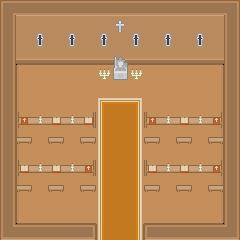

A level layout from a 2D game, rendered from its tile map. Below: a short description, then the map file with tile-grid data replaced by summaries:
An orthogonal 15x15 tile map with 16x16 px tiles, 4 tile layers (Collision, Base/Walls, Object(Below), Object(Above)), 2 tilesets and 18 objects.

<map version="1.0" orientation="orthogonal" renderorder="right-up" width="15" height="15" tilewidth="16" tileheight="16" nextobjectid="1">
 <tileset firstgid="1" name="Collision Lines" tilewidth="16" tileheight="16" spacing="1" tilecount="4" columns="2">
  <image source="../../JRPGUnityProject/Assets/Art/Collision.png" width="33" height="33" />
  <tile id="0">
   <objectgroup draworder="index">
    <object id="1" x="0" y="0" width="1" height="16" />
    <object id="2" x="0" y="0" width="16" height="1" />
   </objectgroup>
  </tile>
  <tile id="1">
   <objectgroup draworder="index">
    <object id="1" x="0" y="0" width="16" height="1" />
   </objectgroup>
  </tile>
  <tile id="3">
   <objectgroup draworder="index">
    <object id="1" x="0" y="0" width="16" height="16" />
   </objectgroup>
  </tile>
 </tileset>
 <tileset firstgid="5" name="Master" tilewidth="16" tileheight="16" spacing="1" tilecount="1767" columns="57">
  <image source="../../JRPGUnityProject/Assets/Art/GameMapSpritesheet.png" trans="ff00ff" width="968" height="526" />
  <terraintypes>
   <terrain name="Water" tile="2" />
   <terrain name="BrownDirt" tile="578" />
   <terrain name="Grass" tile="915" />
   <terrain name="OrangeDirt" tile="1086" />
   <terrain name="PurpleDirt" tile="1257" />
   <terrain name="WhiteDirt" tile="1262" />
   <terrain name="GreyDirt" tile="920" />
   <terrain name="Red Flower" tile="344" />
   <terrain name="White Flower" tile="515" />
   <terrain name="Cyan Flower" tile="686" />
   <terrain name="WaterContained" tile="173" />
  </terraintypes>
  <tile id="2" terrain=",,,0" />
  <tile id="3" terrain=",,0,0" />
  <tile id="4" terrain=",,0," />
  <tile id="57" terrain="0,0,0," />
  <tile id="58" terrain="0,0,,0" />
  <tile id="59" terrain=",0,,0" />
  <tile id="60" terrain="0,0,0,0" />
  <tile id="61" terrain="0,,0," />
  <tile id="80">
   <objectgroup draworder="index">
    <object id="4" x="0.125" y="6.0625" width="8.59375" height="9.78125" />
   </objectgroup>
  </tile>
  <tile id="81">
   <objectgroup draworder="index">
    <object id="1" x="7.03125" y="5.9375" width="8.90625" height="10" />
   </objectgroup>
  </tile>
  <tile id="114" terrain="0,,0,0" />
  <tile id="115" terrain=",0,0,0" />
  <tile id="116" terrain=",0,," />
  <tile id="117" terrain="0,0,," />
  <tile id="118" terrain="0,,," />
  <tile id="129">
   <objectgroup draworder="index">
    <object id="1" x="-0.03125" y="1.96875" width="16.0312" height="14.0312" />
   </objectgroup>
  </tile>
  <tile id="171" terrain="10,10,10," />
  <tile id="172" terrain="10,10,,10" />
  <tile id="173" terrain=",,,10" />
  <tile id="174" terrain=",,10,10" />
  <tile id="175" terrain=",,10," />
  <tile id="186">
   <objectgroup draworder="index">
    <object id="1" x="0.90625" y="-0.03125" width="14.0938" height="16" />
   </objectgroup>
  </tile>
  <tile id="228" terrain="10,,10,10" />
  <tile id="229" terrain=",10,10,10" />
  <tile id="230" terrain=",10,,10" />
  <tile id="231" terrain="10,10,10,10" />
  <tile id="232" terrain="10,,10," />
  <tile id="238">
   <objectgroup draworder="index">
    <object id="1" x="0.03125" y="5.03125" width="15.9062" height="7.90625" />
   </objectgroup>
  </tile>
  <tile id="253">
   <objectgroup draworder="index">
    <object id="1" x="0.0625" y="3.96875" width="15.9062" height="12.0312" />
   </objectgroup>
  </tile>
  <tile id="287" terrain=",10,," />
  <tile id="288" terrain="10,10,," />
  <tile id="289" terrain="10,,," />
  <tile id="295">
   <objectgroup draworder="index">
    <object id="4" x="0.03125" y="0.03125" width="2.90625" height="15.9375" />
    <object id="6" x="3.0625" y="5.03125" width="12.875" height="7.875" />
   </objectgroup>
  </tile>
  <tile id="303">
   <objectgroup draworder="index" />
  </tile>
  <tile id="342" terrain="7,7,7," />
  <tile id="343" terrain="7,7,,7" />
  <tile id="344" terrain=",,,7" />
  <tile id="345" terrain=",,7,7" />
  <tile id="346" terrain=",,7," />
  <tile id="352">
   <objectgroup draworder="index">
    <object id="1" x="13.0625" y="-0.03125" width="2.90625" height="16" />
    <object id="2" x="0" y="5" width="13" height="8.0625" />
   </objectgroup>
  </tile>
  <tile id="399" terrain="7,,7,7" />
  <tile id="400" terrain=",7,7,7" />
  <tile id="401" terrain=",7,,7" />
  <tile id="402" terrain="7,7,7,7" />
  <tile id="403" terrain="7,,7," />
  <tile id="458" terrain=",7,," />
  <tile id="459" terrain="7,7,," />
  <tile id="460" terrain="7,,," />
  <tile id="513" terrain="8,8,8," />
  <tile id="514" terrain="8,8,,8" />
  <tile id="515" terrain=",,,8" />
  <tile id="516" terrain=",,8,8" />
  <tile id="517" terrain=",,8," />
  <tile id="518" terrain="1,1,1," />
  <tile id="519" terrain="1,1,,1" />
  <tile id="520" terrain=",,,1" />
  <tile id="521" terrain=",,1,1" />
  <tile id="522" terrain=",,1," />
  <tile id="570" terrain="8,,8,8" />
  <tile id="571" terrain=",8,8,8" />
  <tile id="572" terrain=",8,,8" />
  <tile id="573" terrain="8,8,8,8" />
  <tile id="574" terrain="8,,8," />
  <tile id="575" terrain="1,,1,1" />
  <tile id="576" terrain=",1,1,1" />
  <tile id="577" terrain=",1,,1" />
  <tile id="578" terrain="1,1,1,1" />
  <tile id="579" terrain="1,,1," />
  <tile id="629" terrain=",8,," />
  <tile id="630" terrain="8,8,," />
  <tile id="631" terrain="8,,," />
  <tile id="634" terrain=",1,," />
  <tile id="635" terrain="1,1,," />
  <tile id="636" terrain="1,,," />
  <tile id="640">
   <objectgroup draworder="index">
    <object id="1" x="0.0434783" y="0.0434783" width="15.8696" height="15.913" />
   </objectgroup>
  </tile>
  <tile id="684" terrain="9,9,9," />
  <tile id="685" terrain="9,9,,9" />
  <tile id="686" terrain=",,,9" />
  <tile id="687" terrain=",,9,9" />
  <tile id="688" terrain=",,9," />
  <tile id="718">
   <objectgroup draworder="index">
    <object id="1" x="-0.0625" y="0.0625" width="16.0938" height="15.8125" />
   </objectgroup>
  </tile>
  <tile id="719">
   <objectgroup draworder="index">
    <object id="1" x="0.03125" y="-0.0625" width="15.9375" height="16.0312" />
   </objectgroup>
  </tile>
  <tile id="720">
   <objectgroup draworder="index">
    <object id="1" x="0" y="0.03125" width="15.9375" height="15.9688" />
   </objectgroup>
  </tile>
  <tile id="741" terrain="9,,9,9" />
  <tile id="742" terrain=",9,9,9" />
  <tile id="743" terrain=",9,,9" />
  <tile id="744" terrain="9,9,9,9" />
  <tile id="745" terrain="9,,9," />
  <tile id="800" terrain=",9,," />
  <tile id="801" terrain="9,9,," />
  <tile id="802" terrain="9,,," />
  <tile id="855" terrain="2,2,2," />
  <tile id="856" terrain="2,2,,2" />
  <tile id="857" terrain=",,,2" />
  <tile id="858" terrain=",,2,2" />
  <tile id="859" terrain=",,2," />
  <tile id="860" terrain="6,6,6," />
  <tile id="861" terrain="6,6,,6" />
  <tile id="862" terrain=",,,6" />
  <tile id="863" terrain=",,6,6" />
  <tile id="864" terrain=",,6," />
  <tile id="912" terrain="2,,2,2" />
  <tile id="913" terrain=",2,2,2" />
  <tile id="914" terrain=",2,,2" />
  <tile id="915" terrain="2,2,2,2" />
  <tile id="916" terrain="2,,2," />
  <tile id="917" terrain="6,,6,6" />
  <tile id="918" terrain=",6,6,6" />
  <tile id="919" terrain=",6,,6" />
  <tile id="920" terrain="6,6,6,6" />
  <tile id="921" terrain="6,,6," />
  <tile id="971" terrain=",2,," />
  <tile id="972" terrain="2,2,," />
  <tile id="973" terrain="2,,," />
  <tile id="976" terrain=",6,," />
  <tile id="977" terrain="6,6,," />
  <tile id="978" terrain="6,,," />
  <tile id="1026" terrain="3,3,3," />
  <tile id="1027" terrain="3,3,,3" />
  <tile id="1028" terrain=",,,3" />
  <tile id="1029" terrain=",,3,3" />
  <tile id="1030" terrain=",,3," />
  <tile id="1083" terrain="3,,3,3" />
  <tile id="1084" terrain=",3,3,3" />
  <tile id="1085" terrain=",3,,3" />
  <tile id="1086" terrain="3,3,3,3" />
  <tile id="1087" terrain="3,,3," />
  <tile id="1142" terrain=",3,," />
  <tile id="1143" terrain="3,3,," />
  <tile id="1144" terrain="3,,," />
  <tile id="1197" terrain="4,4,4," />
  <tile id="1198" terrain="4,4,,4" />
  <tile id="1199" terrain=",,,4" />
  <tile id="1200" terrain=",,4,4" />
  <tile id="1201" terrain=",,4," />
  <tile id="1202" terrain="5,5,5," />
  <tile id="1203" terrain="5,5,,5" />
  <tile id="1204" terrain=",,,5" />
  <tile id="1205" terrain=",,5,5" />
  <tile id="1206" terrain=",,5," />
  <tile id="1254" terrain="4,,4,4" />
  <tile id="1255" terrain=",4,4,4" />
  <tile id="1256" terrain=",4,,4" />
  <tile id="1257" terrain="4,4,4,4" />
  <tile id="1258" terrain="4,,4," />
  <tile id="1259" terrain="5,,5,5" />
  <tile id="1260" terrain=",5,5,5" />
  <tile id="1261" terrain=",5,,5" />
  <tile id="1262" terrain="5,5,5,5" />
  <tile id="1263" terrain="5,,5," />
  <tile id="1313" terrain=",4,," />
  <tile id="1314" terrain="4,4,," />
  <tile id="1315" terrain="4,,," />
  <tile id="1318" terrain=",5,," />
  <tile id="1319" terrain="5,5,," />
  <tile id="1320" terrain="5,,," />
 </tileset>
 <layer name="Collision" width="15" height="15">
  <data>[225 cells, 127 non-empty, 1 distinct tile ids]</data>
 </layer>
 <layer name="Base/Walls" width="15" height="15">
  <data>[225 cells, 225 non-empty, 13 distinct tile ids]</data>
 </layer>
 <layer name="Object(Below)" width="15" height="15">
  <data>[225 cells, 70 non-empty, 14 distinct tile ids]</data>
 </layer>
 <layer name="Object(Above)" width="15" height="15" opacity="0.9">
  <data>[225 cells, 20 non-empty, 3 distinct tile ids]</data>
 </layer>
</map>
